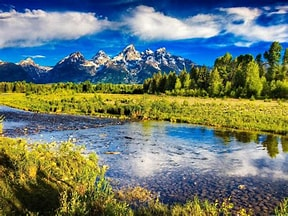
#> input picture Day_1 TASK/image.jpeg, 288 x 216 px
$ jupyter execute edge_detection.ipynb
#> lines starting #> are read from the running program, lines starting #| are printed output that depends on the picture
# Edge detection

[cell 1]
import cv2
import numpy as np

image = cv2.imread('image.jpeg', cv2.IMREAD_GRAYSCALE)
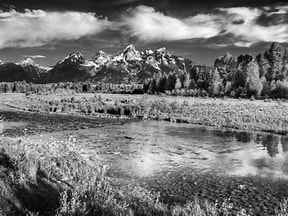
#> image: shape (216, 288); min 0, max 255, mean 116.7

if image is not None:
    blurred_image = cv2.GaussianBlur(image, (5, 5), 0)
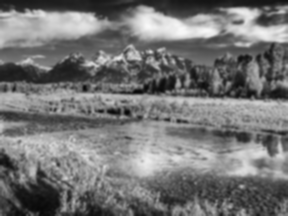
#> blurred_image: shape (216, 288); min 7, max 249, mean 116.7

    edges = cv2.Canny(blurred_image, 50, 150)
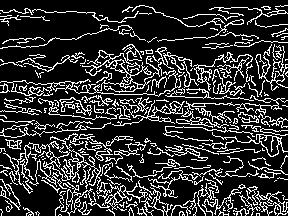
#> edges: shape (216, 288); 20% white in thin lines or dots
    cv2.imshow('Original Image', image)
    cv2.imshow('Blurred Image', blurred_image)
    cv2.imshow('Edges', edges)
    cv2.waitKey(0)
    cv2.destroyAllWindows()
else:
    print("Image not loaded successfully.")
